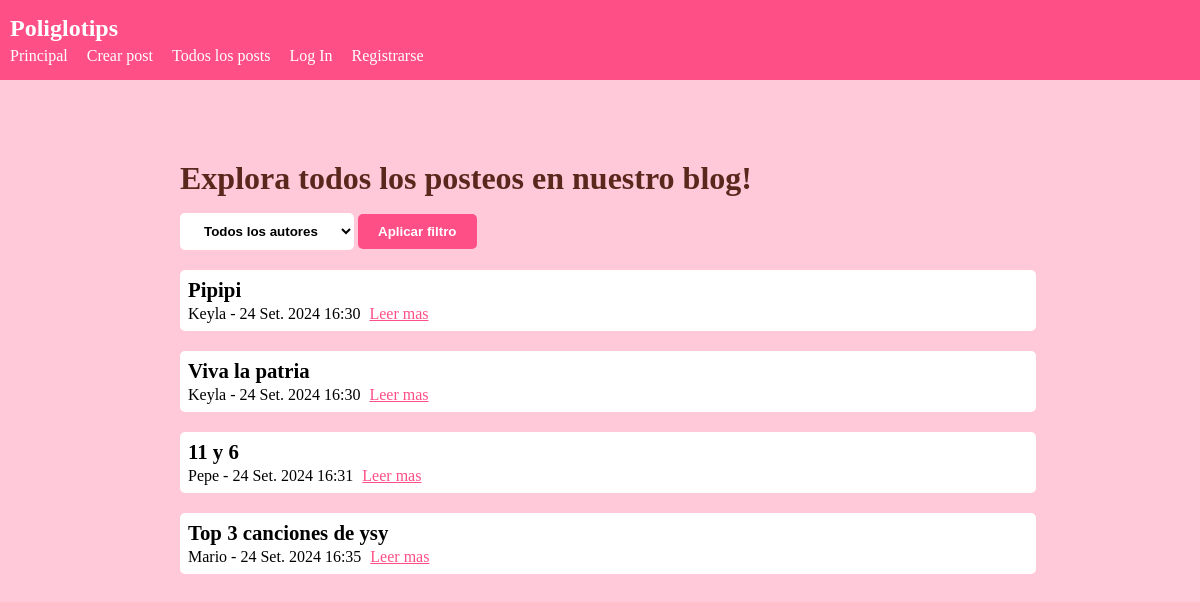
Before: /verposteos/1 with the older database file.
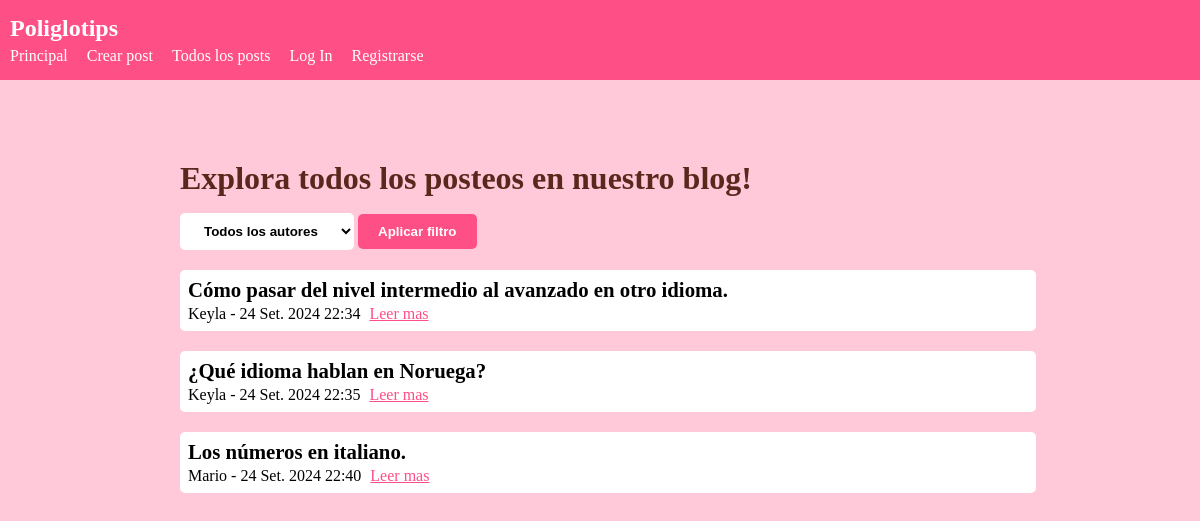
After: the same page with the newer database file.
### post/models.py (models this page shows, shortened)
class Post (models.Model):
    titulo = models.TextField(max_length=75)
    contenido = models.TextField()
    autor = models.ForeignKey(User, on_delete=models.CASCADE, related_name='post_publicados')
    fecha_publicacion = models.DateTimeField(auto_now_add=True)

### post/views.py (the view)
# urls.py: path('verposteos/<str:autor>', VerPosteos.as_view(), name='ver_posteos'),
class VerPosteos(ListView):
    model = Post
    template_name = 'listar_todos.html'
    context_object_name = 'posteos'
    def get_queryset(self):
        autor = self.request.GET.get('autor')
        if autor:
            return Post.objects.filter(autor__id=autor)
        else:
            return Post.objects.all()
    def get_context_data(self, **kwargs):
        context = super().get_context_data(**kwargs)
        context['form'] = SeleccionarAutor(self.request.GET or None)
        return context

### post/forms.py
class SeleccionarAutor(forms.Form):
    autor = forms.ModelChoiceField(
        queryset=User.objects.all(),
        label="Seleccionar Autor",
        empty_label="Todos los autores",
        required=False
    )

### post/templates/listar_todos.html (shortened to what this page needs)
{%extends "base.html"%}
{%block content%}
    <h1>Explora todos los posteos en nuestro blog!</h1>
    <form id="filtrar-autores" method="GET" action="{% url 'ver_posteos' 'todos' %}">
        {{ form.as_ul }}
        <button type="submit">Aplicar filtro</button>
    </form>
    {%include "listar_posteos.html"%}
{%endblock%}

### post/templates/base.html (shortened to what this page needs)
<!DOCTYPE html>
<html lang="es">
    <head>
        {%load static%}
        <link rel="stylesheet" href="{% static 'post/styles.css' %}">
    </head>
    <body>
        <header>
            <h2>Poliglotips</h2>
            <nav>
                <ul>
                    <li><a href="{%url 'home'%}">Principal</a></li>
                    <li><a href="{%url 'crear_post'%}">Crear post</a></li>
                    <li><a href="{%url 'ver_posteos' 'todos'%}">Todos los posts</a></li>
                    {%if user.is_authenticated%}
                        <li><a href="{%url 'mis_posteos'%}">Mis posteos</a></li>
                        <li><a href="{%url 'logout'%}">Cerrar sesión</a></li>
                    {%else%}
                        <li><a href="{%url 'login'%}">Log In</a></li>
                        <li><a href="{%url 'registro'%}">Registrarse</a></li>
                    {%endif%}
                </ul>
            </nav>
        </header>
        <main>
            <div class="content">
                {%block content%}
                {%endblock%}
            </div>
        </main>
    </body>
</html>

### post/templates/listar_posteos.html
{%if posteos%}
    {%for post in posteos%}
        <div class="posteo-item-lista">
            <h2>{{post.titulo|capfirst}}</h2>
            <span>{{post.autor.username|capfirst}} - {{post.fecha_publicacion}}</span>
            <a href="{%url 'ver_post' id=post.id%}">Leer mas</a>
        </div>
    {%endfor%}
{%else%}
    <h3>No hay posteos!</h3>
{%endif%}

### post/static/post/styles.css (style rules this page uses)
* { margin: 0; padding: 0; text-decoration: none; list-style: none; }
body { background-color: rgb(255, 201, 218); }
nav { margin: 5px 0; }
nav ul li { display: inline; margin-right: 15px; }
li a { color: white; }
button, .submit { width: fit-content; background-color: rgb(255, 79, 135); color: white; font-size: 1rem; font-weight: 600; padding: 10px 20px; margin-top: 2rem; border: none; border-radius: 5px; }

Changed rows visible on the page:
removed Post: titulo "Pipipi", autor.username "Keyla", fecha_publicacion "24 Set. 2024 16:30"
removed Post: titulo "Viva la patria", autor.username "Keyla", fecha_publicacion "24 Set. 2024 16:30"
removed Post: titulo "11 y 6", autor.username "Pepe", fecha_publicacion "24 Set. 2024 16:31"
removed Post: titulo "Top 3 canciones de ysy", autor.username "Mario", fecha_publicacion "24 Set. 2024 16:35"
added Post: titulo "Cómo pasar del nivel intermedio al avanzado en otro idioma.", autor.username "Keyla", fecha_publicacion "24 Set. 2024 22:34"
added Post: titulo "¿Qué idioma hablan en Noruega?", autor.username "Keyla", fecha_publicacion "24 Set. 2024 22:35"
added Post: titulo "Los números en italiano.", autor.username "Mario", fecha_publicacion "24 Set. 2024 22:40"
